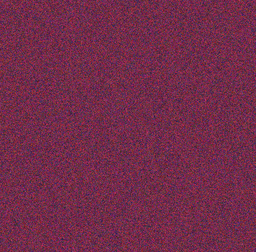
#> input picture steg/riddle/riddleOutputImage3a.png, 256 x 252 px, shrunk from 695 x 685 before the run
$ python img32.py
#> lines starting #> are read from the running program, lines starting #| are printed output that depends on the picture
from PIL import Image
from collections import Counter

in_a = Image.open("riddle/riddleOutputImage3a.png")
#> in_a is the input picture: PIL image 256x252 RGBA; mean R, G, B, A 113.5, 44.6, 74.7, 255
in_b = Image.open("riddle/riddleOutputImage3b.png")
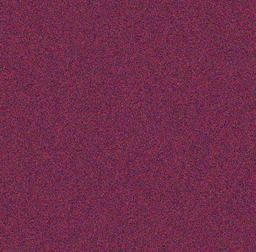
#> input picture steg/riddle/riddleOutputImage3b.png, 256 x 252 px, shrunk from 695 x 685 before the run
#> in_b is the input picture: PIL image 256x252 RGBA; mean R, G, B, A 113.5, 44.6, 74.6, 255

in_c = Image.open("riddle/riddleOutputImage3c.png")
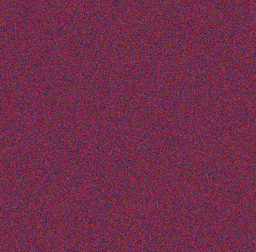
#> input picture steg/riddle/riddleOutputImage3c.png, 256 x 252 px, shrunk from 695 x 685 before the run
#> in_c is the input picture: PIL image 256x252 RGBA; mean R, G, B, A 113.5, 44.7, 74.7, 255
in_d = Image.open("riddle/riddleOutputImage3d.png")
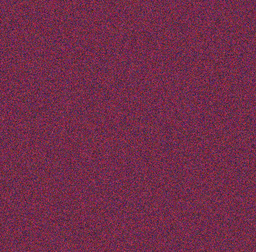
#> input picture steg/riddle/riddleOutputImage3d.png, 256 x 252 px, shrunk from 695 x 685 before the run
#> in_d is the input picture: PIL image 256x252 RGBA; mean R, G, B, A 113.5, 44.6, 74.6, 255

pixels_a = in_a.load()
pixels_b = in_b.load()
pixels_c = in_c.load()
pixels_d = in_d.load()

out_a = Image.new(in_a.mode, in_a.size, color = 'black')
out_b = Image.new(in_a.mode, in_a.size, color = 'black')

pixels_out_a = out_a.load()
pixels_out_b = out_b.load()

w, h = in_a.size
#> w = 256; h = 252

def inv_dict(dic):
    return {v: k for k, v in dic.items()}

for x in range(w):
    for y in range(h):
        p_a = pixels_a[x, y]
        p_b = pixels_b[x, y]
        p_c = pixels_c[x, y]
        p_d = pixels_d[x, y]

        counter_r_inv = inv_dict(Counter([p_a[0], p_b[0], p_c[0], p_d[0]]))
        counter_g_inv = inv_dict(Counter([p_a[1], p_b[1], p_c[1], p_d[1]]))
        counter_b_inv = inv_dict(Counter([p_a[2], p_b[2], p_c[2], p_d[2]]))

        r_a = sorted(counter_r_inv.items(), key=lambda v: v[0])[0][1]
        g_a = sorted(counter_g_inv.items(), key=lambda v: v[0])[0][1]
        b_a = sorted(counter_b_inv.items(), key=lambda v: v[0])[0][1]
        r_b = sorted(counter_r_inv.items(), key=lambda v: v[0])[-1][1]
        g_b = sorted(counter_g_inv.items(), key=lambda v: v[0])[-1][1]
        b_b = sorted(counter_b_inv.items(), key=lambda v: v[0])[-1][1]
        p_out_a = (r_a, g_a, b_a, 255)
        p_out_b = (r_b, g_b, b_b, 255)

        pixels_out_a[x, y] = p_out_a
        pixels_out_b[x, y] = p_out_b

out_a.save("testouta.png")
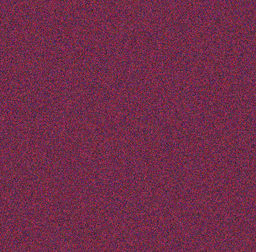
#> saved as testouta.png: PIL image 256x252 RGBA; mean R, G, B, A 113.4, 44.6, 74.6, 255
out_b.save("testoutb.png")
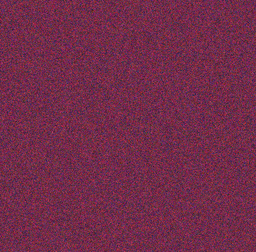
#> saved as testoutb.png: PIL image 256x252 RGBA; mean R, G, B, A 113.5, 44.6, 74.6, 255
